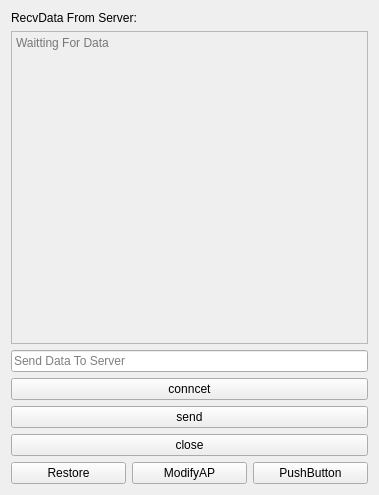
<?xml version="1.0" encoding="UTF-8"?>
<ui version="4.0">
 <class>MainWindow</class>
 <widget class="QMainWindow" name="MainWindow">
  <property name="geometry">
   <rect>
    <x>0</x>
    <y>0</y>
    <width>379</width>
    <height>495</height>
   </rect>
  </property>
  <property name="windowTitle">
   <string>MainWindow</string>
  </property>
  <widget class="QWidget" name="centralWidget">
   <layout class="QVBoxLayout" name="verticalLayout" stretch="0,0,0,0,0,0,0">
    <item>
     <widget class="QLabel" name="label">
      <property name="text">
       <string>RecvData From Server:</string>
      </property>
     </widget>
    </item>
    <item>
     <widget class="QTextEdit" name="rdTextEdit">
      <property name="enabled">
       <bool>false</bool>
      </property>
      <property name="placeholderText">
       <string>Waitting For Data</string>
      </property>
     </widget>
    </item>
    <item>
     <widget class="QLineEdit" name="wdTextEdit">
      <property name="inputMask">
       <string/>
      </property>
      <property name="placeholderText">
       <string>Send Data To Server</string>
      </property>
     </widget>
    </item>
    <item>
     <widget class="QPushButton" name="connectbtn">
      <property name="text">
       <string>conncet</string>
      </property>
     </widget>
    </item>
    <item>
     <widget class="QPushButton" name="sendbtn">
      <property name="text">
       <string>send</string>
      </property>
     </widget>
    </item>
    <item>
     <widget class="QPushButton" name="clostbtn">
      <property name="text">
       <string>close</string>
      </property>
     </widget>
    </item>
    <item>
     <layout class="QHBoxLayout" name="horizontalLayout">
      <item>
       <widget class="QPushButton" name="restorebtn">
        <property name="text">
         <string>Restore</string>
        </property>
       </widget>
      </item>
      <item>
       <widget class="QPushButton" name="modifyapbtn">
        <property name="text">
         <string>ModifyAP</string>
        </property>
       </widget>
      </item>
      <item>
       <widget class="QPushButton" name="pushButton_3">
        <property name="text">
         <string>PushButton</string>
        </property>
       </widget>
      </item>
     </layout>
    </item>
   </layout>
  </widget>
 </widget>
 <layoutdefault spacing="6" margin="11"/>
 <resources/>
 <connections/>
</ui>
